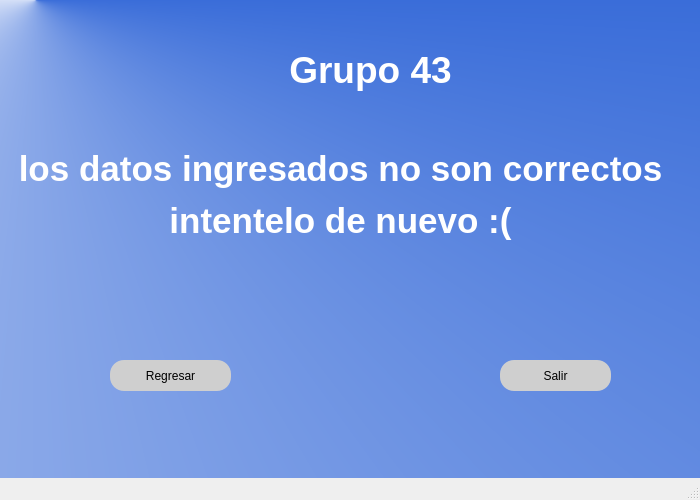
<?xml version="1.0" encoding="UTF-8"?>
<ui version="4.0">
 <class>MainWindow</class>
 <widget class="QMainWindow" name="MainWindow">
  <property name="geometry">
   <rect>
    <x>0</x>
    <y>0</y>
    <width>700</width>
    <height>500</height>
   </rect>
  </property>
  <property name="minimumSize">
   <size>
    <width>700</width>
    <height>500</height>
   </size>
  </property>
  <property name="maximumSize">
   <size>
    <width>700</width>
    <height>500</height>
   </size>
  </property>
  <property name="windowTitle">
   <string>MainWindow</string>
  </property>
  <property name="styleSheet">
   <string notr="true">QWidget#centralwidget{
background-color: qconicalgradient(cx:0.051, cy:0, angle:0, stop:0.363636 rgba(255, 255, 255, 255), stop:1 rgba(58, 109, 217, 255));}</string>
  </property>
  <widget class="QWidget" name="centralwidget">
   <widget class="QLabel" name="txtTitulo">
    <property name="geometry">
     <rect>
      <x>230</x>
      <y>30</y>
      <width>281</width>
      <height>81</height>
     </rect>
    </property>
    <property name="styleSheet">
     <string notr="true">font: 26pt &quot;MS Shell Dlg 2&quot;;
color: white;</string>
    </property>
    <property name="text">
     <string>&lt;html&gt;&lt;head/&gt;&lt;body&gt;&lt;p align=&quot;center&quot;&gt;&lt;span style=&quot; font-size:28pt; font-weight:600;&quot;&gt;Grupo 43&lt;/span&gt;&lt;/p&gt;&lt;/body&gt;&lt;/html&gt;</string>
    </property>
   </widget>
   <widget class="QLabel" name="txtMensaje">
    <property name="geometry">
     <rect>
      <x>10</x>
      <y>130</y>
      <width>661</width>
      <height>131</height>
     </rect>
    </property>
    <property name="styleSheet">
     <string notr="true">font: 24pt &quot;Arial&quot;;
</string>
    </property>
    <property name="text">
     <string>&lt;html&gt;&lt;head/&gt;&lt;body&gt;&lt;p align=&quot;center&quot;&gt;&lt;span style=&quot; font-size:26pt; font-weight:600; color:#ffffff;&quot;&gt;los datos ingresados no son correctos&lt;/span&gt;&lt;/p&gt;&lt;p align=&quot;center&quot;&gt;&lt;span style=&quot; font-size:26pt; font-weight:600; color:#ffffff;&quot;&gt;intentelo de nuevo :(&lt;/span&gt;&lt;/p&gt;&lt;/body&gt;&lt;/html&gt;</string>
    </property>
   </widget>
   <widget class="QPushButton" name="btnSalir">
    <property name="geometry">
     <rect>
      <x>500</x>
      <y>360</y>
      <width>111</width>
      <height>31</height>
     </rect>
    </property>
    <property name="styleSheet">
     <string notr="true">border-radius:14px;
font: 75 10pt &quot;Arial&quot;;
background-color: rgb(207, 207, 207);</string>
    </property>
    <property name="text">
     <string>Salir</string>
    </property>
   </widget>
   <widget class="QPushButton" name="btnSalir_2">
    <property name="geometry">
     <rect>
      <x>110</x>
      <y>360</y>
      <width>121</width>
      <height>31</height>
     </rect>
    </property>
    <property name="styleSheet">
     <string notr="true">border-radius:14px;
font: 75 10pt &quot;Arial&quot;;
background-color: rgb(207, 207, 207);</string>
    </property>
    <property name="text">
     <string>Regresar</string>
    </property>
   </widget>
  </widget>
  <widget class="QMenuBar" name="menubar">
   <property name="geometry">
    <rect>
     <x>0</x>
     <y>0</y>
     <width>700</width>
     <height>21</height>
    </rect>
   </property>
  </widget>
  <widget class="QStatusBar" name="statusbar"/>
 </widget>
 <resources>
  <include location="error.qrc"/>
 </resources>
 <connections/>
</ui>
